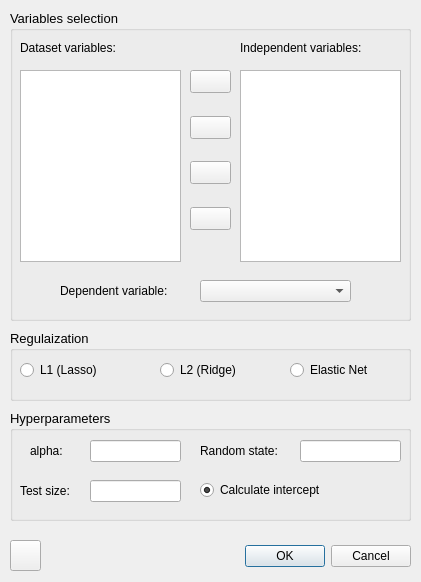
<?xml version="1.0" encoding="UTF-8"?>
<ui version="4.0">
 <class>Scaler</class>
 <widget class="QDialog" name="Scaler">
  <property name="geometry">
   <rect>
    <x>0</x>
    <y>0</y>
    <width>421</width>
    <height>582</height>
   </rect>
  </property>
  <property name="windowTitle">
   <string>Regulaization regressors</string>
  </property>
  <property name="windowIcon">
   <iconset>
    <normaloff>../feather/activity.svg</normaloff>
    <normalon>../feather/activity.svg</normalon>../feather/activity.svg</iconset>
  </property>
  <widget class="QDialogButtonBox" name="buttonBox">
   <property name="geometry">
    <rect>
     <x>230</x>
     <y>540</y>
     <width>181</width>
     <height>32</height>
    </rect>
   </property>
   <property name="orientation">
    <enum>Qt::Horizontal</enum>
   </property>
   <property name="standardButtons">
    <set>QDialogButtonBox::Cancel|QDialogButtonBox::Ok</set>
   </property>
  </widget>
  <widget class="QPushButton" name="pushButton">
   <property name="geometry">
    <rect>
     <x>10</x>
     <y>540</y>
     <width>31</width>
     <height>31</height>
    </rect>
   </property>
   <property name="text">
    <string/>
   </property>
   <property name="icon">
    <iconset>
     <normaloff>../../New folder/ease_ML/feather/help-circle.svg</normaloff>
     <normalon>../feather/help-circle.svg</normalon>../../New folder/ease_ML/feather/help-circle.svg</iconset>
   </property>
  </widget>
  <widget class="QGroupBox" name="groupBox_2">
   <property name="geometry">
    <rect>
     <x>10</x>
     <y>330</y>
     <width>401</width>
     <height>71</height>
    </rect>
   </property>
   <property name="font">
    <font>
     <pointsize>10</pointsize>
    </font>
   </property>
   <property name="title">
    <string>Regulaization</string>
   </property>
   <widget class="QRadioButton" name="radioButton">
    <property name="geometry">
     <rect>
      <x>10</x>
      <y>30</y>
      <width>151</width>
      <height>20</height>
     </rect>
    </property>
    <property name="font">
     <font>
      <pointsize>9</pointsize>
     </font>
    </property>
    <property name="text">
     <string>L1 (Lasso)</string>
    </property>
   </widget>
   <widget class="QRadioButton" name="radioButton_2">
    <property name="geometry">
     <rect>
      <x>150</x>
      <y>30</y>
      <width>91</width>
      <height>20</height>
     </rect>
    </property>
    <property name="font">
     <font>
      <pointsize>9</pointsize>
     </font>
    </property>
    <property name="text">
     <string>L2 (Ridge)</string>
    </property>
   </widget>
   <widget class="QRadioButton" name="radioButton_8">
    <property name="geometry">
     <rect>
      <x>280</x>
      <y>30</y>
      <width>101</width>
      <height>20</height>
     </rect>
    </property>
    <property name="font">
     <font>
      <pointsize>9</pointsize>
     </font>
    </property>
    <property name="text">
     <string>Elastic Net</string>
    </property>
   </widget>
  </widget>
  <widget class="QGroupBox" name="groupBox">
   <property name="geometry">
    <rect>
     <x>10</x>
     <y>10</y>
     <width>401</width>
     <height>311</height>
    </rect>
   </property>
   <property name="font">
    <font>
     <pointsize>10</pointsize>
    </font>
   </property>
   <property name="title">
    <string>Variables selection</string>
   </property>
   <widget class="QLabel" name="label_9">
    <property name="geometry">
     <rect>
      <x>50</x>
      <y>270</y>
      <width>141</width>
      <height>21</height>
     </rect>
    </property>
    <property name="font">
     <font>
      <pointsize>9</pointsize>
     </font>
    </property>
    <property name="text">
     <string>Dependent variable:</string>
    </property>
   </widget>
   <widget class="QLabel" name="label_8">
    <property name="geometry">
     <rect>
      <x>230</x>
      <y>30</y>
      <width>181</width>
      <height>16</height>
     </rect>
    </property>
    <property name="font">
     <font>
      <pointsize>9</pointsize>
     </font>
    </property>
    <property name="text">
     <string>Independent variables:</string>
    </property>
   </widget>
   <widget class="QListWidget" name="listWidget_2">
    <property name="geometry">
     <rect>
      <x>230</x>
      <y>60</y>
      <width>161</width>
      <height>192</height>
     </rect>
    </property>
   </widget>
   <widget class="QWidget" name="verticalLayoutWidget">
    <property name="geometry">
     <rect>
      <x>180</x>
      <y>60</y>
      <width>41</width>
      <height>160</height>
     </rect>
    </property>
    <layout class="QVBoxLayout" name="verticalLayout">
     <item>
      <widget class="QPushButton" name="pushButton_1">
       <property name="text">
        <string/>
       </property>
       <property name="icon">
        <iconset>
         <normaloff>../feather/chevrons-right.svg</normaloff>../feather/chevrons-right.svg</iconset>
       </property>
      </widget>
     </item>
     <item>
      <spacer name="verticalSpacer">
       <property name="orientation">
        <enum>Qt::Vertical</enum>
       </property>
       <property name="sizeHint" stdset="0">
        <size>
         <width>20</width>
         <height>40</height>
        </size>
       </property>
      </spacer>
     </item>
     <item>
      <widget class="QPushButton" name="pushButton_2">
       <property name="text">
        <string/>
       </property>
       <property name="icon">
        <iconset>
         <normaloff>../feather/chevron-right.svg</normaloff>../feather/chevron-right.svg</iconset>
       </property>
      </widget>
     </item>
     <item>
      <spacer name="verticalSpacer_2">
       <property name="orientation">
        <enum>Qt::Vertical</enum>
       </property>
       <property name="sizeHint" stdset="0">
        <size>
         <width>20</width>
         <height>40</height>
        </size>
       </property>
      </spacer>
     </item>
     <item>
      <widget class="QPushButton" name="pushButton_3">
       <property name="text">
        <string/>
       </property>
       <property name="icon">
        <iconset>
         <normaloff>../feather/chevron-left.svg</normaloff>../feather/chevron-left.svg</iconset>
       </property>
      </widget>
     </item>
     <item>
      <spacer name="verticalSpacer_3">
       <property name="orientation">
        <enum>Qt::Vertical</enum>
       </property>
       <property name="sizeHint" stdset="0">
        <size>
         <width>20</width>
         <height>40</height>
        </size>
       </property>
      </spacer>
     </item>
     <item>
      <widget class="QPushButton" name="pushButton_4">
       <property name="text">
        <string/>
       </property>
       <property name="icon">
        <iconset>
         <normaloff>../feather/chevrons-left.svg</normaloff>../feather/chevrons-left.svg</iconset>
       </property>
      </widget>
     </item>
    </layout>
   </widget>
   <widget class="QListWidget" name="listWidget">
    <property name="geometry">
     <rect>
      <x>10</x>
      <y>60</y>
      <width>161</width>
      <height>192</height>
     </rect>
    </property>
   </widget>
   <widget class="QComboBox" name="comboBox">
    <property name="geometry">
     <rect>
      <x>190</x>
      <y>270</y>
      <width>151</width>
      <height>22</height>
     </rect>
    </property>
   </widget>
   <widget class="QLabel" name="label_7">
    <property name="geometry">
     <rect>
      <x>10</x>
      <y>30</y>
      <width>141</width>
      <height>16</height>
     </rect>
    </property>
    <property name="font">
     <font>
      <pointsize>9</pointsize>
     </font>
    </property>
    <property name="text">
     <string>Dataset variables:</string>
    </property>
   </widget>
  </widget>
  <widget class="QGroupBox" name="groupBox_3">
   <property name="geometry">
    <rect>
     <x>10</x>
     <y>410</y>
     <width>401</width>
     <height>111</height>
    </rect>
   </property>
   <property name="font">
    <font>
     <pointsize>10</pointsize>
    </font>
   </property>
   <property name="title">
    <string>Hyperparameters</string>
   </property>
   <widget class="QLabel" name="label_3">
    <property name="geometry">
     <rect>
      <x>10</x>
      <y>70</y>
      <width>71</width>
      <height>21</height>
     </rect>
    </property>
    <property name="font">
     <font>
      <pointsize>9</pointsize>
     </font>
    </property>
    <property name="text">
     <string>Test size:</string>
    </property>
   </widget>
   <widget class="QLineEdit" name="lineEdit">
    <property name="geometry">
     <rect>
      <x>80</x>
      <y>30</y>
      <width>91</width>
      <height>22</height>
     </rect>
    </property>
   </widget>
   <widget class="QLabel" name="label">
    <property name="geometry">
     <rect>
      <x>20</x>
      <y>30</y>
      <width>51</width>
      <height>21</height>
     </rect>
    </property>
    <property name="font">
     <font>
      <pointsize>9</pointsize>
     </font>
    </property>
    <property name="text">
     <string>alpha:</string>
    </property>
   </widget>
   <widget class="QLineEdit" name="lineEdit_2">
    <property name="geometry">
     <rect>
      <x>290</x>
      <y>30</y>
      <width>101</width>
      <height>22</height>
     </rect>
    </property>
   </widget>
   <widget class="QRadioButton" name="radioButton_4">
    <property name="geometry">
     <rect>
      <x>190</x>
      <y>70</y>
      <width>151</width>
      <height>20</height>
     </rect>
    </property>
    <property name="font">
     <font>
      <pointsize>9</pointsize>
     </font>
    </property>
    <property name="text">
     <string>Calculate intercept</string>
    </property>
    <property name="checked">
     <bool>true</bool>
    </property>
   </widget>
   <widget class="QLineEdit" name="lineEdit_3">
    <property name="geometry">
     <rect>
      <x>80</x>
      <y>70</y>
      <width>91</width>
      <height>22</height>
     </rect>
    </property>
   </widget>
   <widget class="QLabel" name="label_2">
    <property name="geometry">
     <rect>
      <x>190</x>
      <y>30</y>
      <width>111</width>
      <height>21</height>
     </rect>
    </property>
    <property name="font">
     <font>
      <pointsize>9</pointsize>
     </font>
    </property>
    <property name="text">
     <string>Random state:</string>
    </property>
   </widget>
  </widget>
 </widget>
 <tabstops>
  <tabstop>pushButton_1</tabstop>
  <tabstop>pushButton_2</tabstop>
  <tabstop>pushButton_3</tabstop>
  <tabstop>pushButton_4</tabstop>
  <tabstop>comboBox</tabstop>
  <tabstop>radioButton</tabstop>
  <tabstop>radioButton_2</tabstop>
  <tabstop>radioButton_8</tabstop>
  <tabstop>lineEdit</tabstop>
  <tabstop>lineEdit_2</tabstop>
  <tabstop>lineEdit_3</tabstop>
  <tabstop>radioButton_4</tabstop>
  <tabstop>pushButton</tabstop>
  <tabstop>listWidget</tabstop>
  <tabstop>listWidget_2</tabstop>
 </tabstops>
 <resources/>
 <connections>
  <connection>
   <sender>buttonBox</sender>
   <signal>accepted()</signal>
   <receiver>Scaler</receiver>
   <slot>accept()</slot>
   <hints>
    <hint type="sourcelabel">
     <x>278</x>
     <y>450</y>
    </hint>
    <hint type="destinationlabel">
     <x>157</x>
     <y>274</y>
    </hint>
   </hints>
  </connection>
  <connection>
   <sender>buttonBox</sender>
   <signal>rejected()</signal>
   <receiver>Scaler</receiver>
   <slot>reject()</slot>
   <hints>
    <hint type="sourcelabel">
     <x>346</x>
     <y>450</y>
    </hint>
    <hint type="destinationlabel">
     <x>286</x>
     <y>274</y>
    </hint>
   </hints>
  </connection>
 </connections>
</ui>
